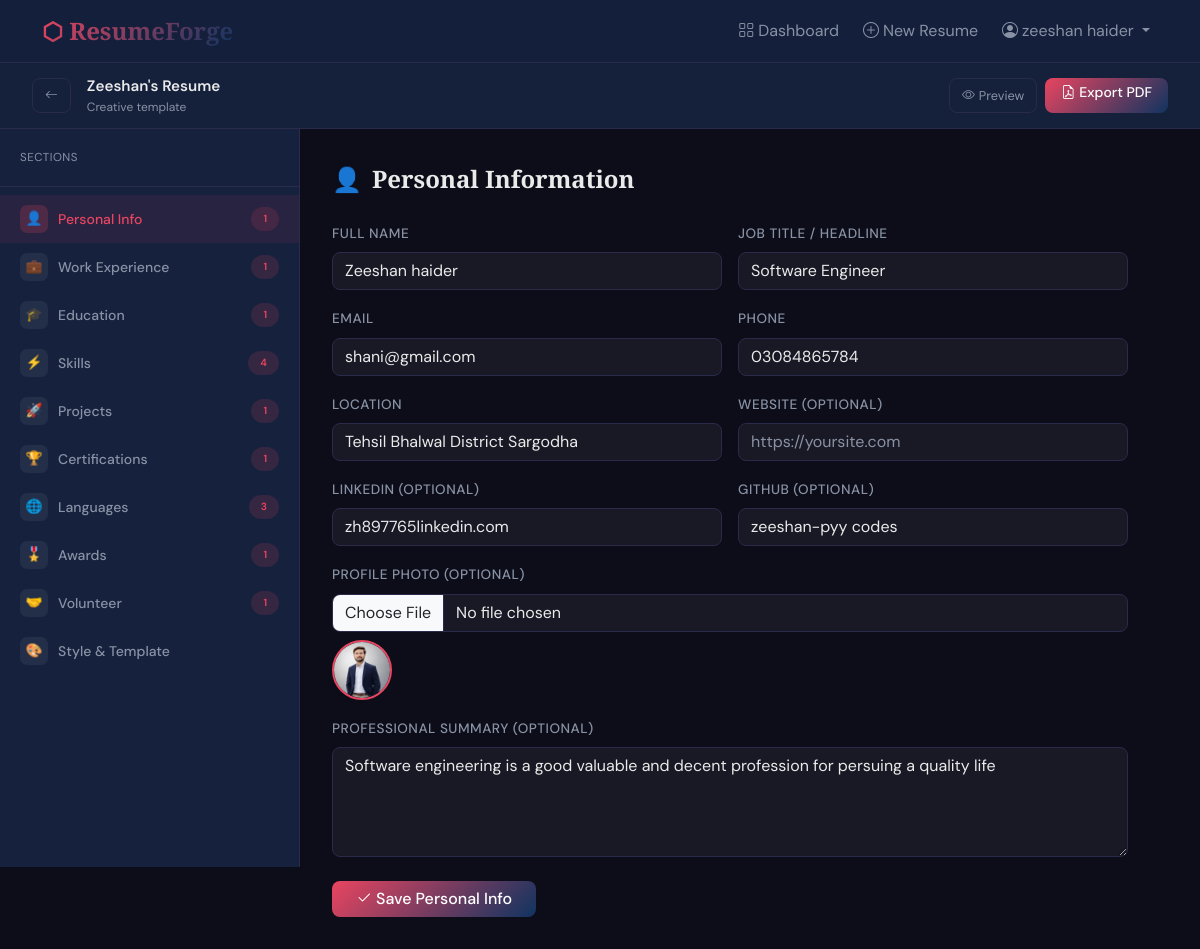
Page /resume/2/edit/ (signed in) on the committed database.
### builder/models.py (models this page shows, shortened)
class Resume(models.Model):
    user         = models.ForeignKey(User, on_delete=models.CASCADE, related_name='resumes')
    title        = models.CharField(max_length=200, default='My Resume')
    template     = models.CharField(max_length=50, choices=TEMPLATE_CHOICES, default='modern')
    accent_color = models.CharField(max_length=20, choices=COLOR_CHOICES, default='#2c3e50')
    created_at   = models.DateTimeField(auto_now_add=True)
    updated_at   = models.DateTimeField(auto_now=True)
    full_name  = models.CharField(max_length=200, blank=True)
    job_title  = models.CharField(max_length=200, blank=True)
    email      = models.EmailField(blank=True)
    phone      = models.CharField(max_length=30, blank=True)
    location   = models.CharField(max_length=200, blank=True)
    website    = models.URLField(blank=True)
    linkedin   = models.CharField(max_length=200, blank=True)
    github     = models.CharField(max_length=200, blank=True)
    summary    = models.TextField(blank=True)
    photo      = models.ImageField(upload_to='profile_photos/', blank=True, null=True)
    class Meta:
        ordering = ['-updated_at']

### builder/views.py (the view)
# urls.py: path('resume/<int:pk>/edit/',         views.resume_edit,          name='resume_edit'),
@login_required
def resume_edit(request, pk):
    resume = get_object_or_404(Resume, pk=pk, user=request.user)
    sidebar_sections = [
        {'id':'personal',      'icon':'👤','label':'Personal Info',    'count': 1 if resume.full_name else 0},
        {'id':'work',          'icon':'💼','label':'Work Experience',  'count': resume.work_experiences.count()},
        {'id':'education',     'icon':'🎓','label':'Education',        'count': resume.educations.count()},
        {'id':'skill',         'icon':'⚡','label':'Skills',           'count': resume.skills.count()},
        {'id':'project',       'icon':'🚀','label':'Projects',         'count': resume.projects.count()},
        {'id':'certification', 'icon':'🏆','label':'Certifications',   'count': resume.certifications.count()},
        {'id':'language',      'icon':'🌐','label':'Languages',        'count': resume.languages.count()},
        {'id':'award',         'icon':'🎖️','label':'Awards',           'count': resume.awards.count()},
        {'id':'volunteer',     'icon':'🤝','label':'Volunteer',        'count': resume.volunteer_works.count()},
        {'id':'style',         'icon':'🎨','label':'Style & Template', 'count': ''},
    ]
    context = {
        'resume':            resume,
        'sidebar_sections':  sidebar_sections,
        'personal_form':     PersonalInfoForm(instance=resume),
        'meta_form':         ResumeMetaForm(instance=resume),
        'work_experiences':  resume.work_experiences.all(),
        'educations':        resume.educations.all(),
        'skills':            resume.skills.all(),
        'projects':          resume.projects.all(),
        'certifications':    resume.certifications.all(),
        'languages':         resume.languages.all(),
        'awards':            resume.awards.all(),
        'volunteer_works':   resume.volunteer_works.all(),
        'work_form':         WorkExperienceForm(),
        'education_form':    EducationForm(),
        'skill_form':        SkillForm(),
        'project_form':      ProjectForm(),
        'certification_form':CertificationForm(),
        'language_form':     LanguageForm(),
        'award_form':        AwardForm(),
        'volunteer_form':    VolunteerForm(),
    }
    return render(request, 'builder/resume_edit.html', context)

### builder/forms.py
class ResumeMetaForm(forms.ModelForm):
    class Meta:
        model  = Resume
        fields = ['title','template','accent_color']
        widgets = {
            'title':        forms.TextInput(attrs={'class':'form-control','placeholder':'e.g. Software Engineer Resume'}),
            'template':     forms.Select(attrs={'class':'form-select'}),
            'accent_color': forms.Select(attrs={'class':'form-select'}),
        }

### builder/templates/builder/resume_edit.html (shortened to what this page needs)
{% extends 'builder/base.html' %}
{% block content %}
<div class="editor-topbar">
  <div class="d-flex align-items-center gap-3">
    <a href="{% url 'dashboard' %}" class="btn-icon"><i class="bi bi-arrow-left"></i></a>
    <div>
      <div style="font-weight:600;font-size:.95rem">{{ resume.title }}</div>
      <div style="font-size:.75rem;color:var(--muted)">{{ resume.get_template_display }} template</div>
    </div>
  </div>
  <div class="d-flex gap-2">
    <a href="{% url 'resume_preview' resume.pk %}" target="_blank" class="btn-icon"><i class="bi bi-eye"></i> Preview</a>
    <a href="{% url 'resume_pdf' resume.pk %}" class="btn btn-accent btn-sm px-3"><i class="bi bi-file-earmark-pdf me-1"></i>Export PDF</a>
  </div>
</div>
<div class="editor-layout">
  <aside class="editor-sidebar">
    <div class="sidebar-hdr">Sections</div>
    <nav class="py-2">
      {% for s in sidebar_sections %}
      <button class="snav {% if forloop.first %}active{% endif %}" onclick="showSection('{{ s.id }}', this)">
        <span class="ico">{{ s.icon }}</span>
        <span>{{ s.label }}</span>
        {% if s.count != '' %}
        <span class="ms-auto badge-section" style="font-size:.65rem">{{ s.count }}</span>
        {% endif %}
      </button>
      {% endfor %}
    </nav>
  </aside>
  <main class="editor-main">
    <div class="editor-section active" id="section-personal">
      <div class="sec-title"><span style="color:var(--accent)">👤</span> Personal Information</div>
      <form id="personal-form" method="post" action="{% url 'resume_save_personal' resume.pk %}" enctype="multipart/form-data">
        <div class="row g-3">
          <div class="col-md-6"><label class="form-label">Full Name</label>{{ personal_form.full_name }}</div>
          <div class="col-md-6"><label class="form-label">Job Title / Headline</label>{{ personal_form.job_title }}</div>
          <div class="col-md-6"><label class="form-label">Email</label>{{ personal_form.email }}</div>
          <div class="col-md-6"><label class="form-label">Phone</label>{{ personal_form.phone }}</div>
          <div class="col-md-6"><label class="form-label">Location</label>{{ personal_form.location }}</div>
          <div class="col-md-6"><label class="form-label">Website <span style="color:var(--muted)">(optional)</span></label>{{ personal_form.website }}</div>
          <div class="col-md-6"><label class="form-label">LinkedIn <span style="color:var(--muted)">(optional)</span></label>{{ personal_form.linkedin }}</div>
          <div class="col-md-6"><label class="form-label">GitHub <span style="color:var(--muted)">(optional)</span></label>{{ personal_form.github }}</div>
          <div class="col-12">
            <label class="form-label">Profile Photo <span style="color:var(--muted)">(optional)</span></label>
            {{ personal_form.photo }}
            {% if resume.photo %}<div class="mt-2"><img src="{{ resume.photo.url }}" style="width:60px;height:60px;border-radius:50%;object-fit:cover;border:2px solid var(--accent)"></div>{% endif %}
          </div>
          <div class="col-12"><label class="form-label">Professional Summary <span style="color:var(--muted)">(optional)</span></label>{{ personal_form.summary }}</div>
        </div>
        <div class="mt-4">
          <button type="button" onclick="savePersonal()" class="btn btn-accent px-4">
            <i class="bi bi-check2 me-1"></i>Save Personal Info
          </button>
        </div>
      </form>
    </div>
  </main>
</div>
{% endblock %}

### builder/templates/builder/base.html (shortened to what this page needs)
<!DOCTYPE html>
<html lang="en">
<head>
  <link href="https://cdn.jsdelivr.net/npm/bootstrap@5.3.2/dist/css/bootstrap.min.css" rel="stylesheet">
  <link href="https://cdn.jsdelivr.net/npm/bootstrap-icons@1.11.3/font/bootstrap-icons.css" rel="stylesheet">
</head>
<body>
{% if not hide_navbar %}
<nav class="navbar navbar-expand-lg sticky-top">
  <div class="container">
    <a class="navbar-brand" href="{% url 'landing' %}">
      <span class="navbar-brand-text">⬡ ResumeForge</span>
    </a>
    <div class="collapse navbar-collapse" id="navMenu">
      <ul class="navbar-nav ms-auto align-items-center gap-2">
        {% if user.is_authenticated %}
          <li class="nav-item"><a class="nav-link" href="{% url 'dashboard' %}"><i class="bi bi-grid me-1"></i>Dashboard</a></li>
          <li class="nav-item"><a class="nav-link" href="{% url 'resume_create' %}"><i class="bi bi-plus-circle me-1"></i>New Resume</a></li>
          <li class="nav-item dropdown">
            <a class="nav-link dropdown-toggle" href="#" data-bs-toggle="dropdown">
              <i class="bi bi-person-circle me-1"></i>{{ user.get_full_name|default:user.username }}
            </a>
          </li>
        {% else %}
          <li class="nav-item"><a class="nav-link" href="{% url 'login' %}">Login</a></li>
          <li class="nav-item"><a class="btn btn-accent px-3 py-2" href="{% url 'register' %}">Get Started</a></li>
        {% endif %}
      </ul>
    </div>
  </div>
</nav>
{% endif %}
{% block content %}{% endblock %}
</body>
</html>

### rows in the picture
Resume: title "Zeeshan's Resume", template "Creative", full_name "Zeeshan haider", job_title "Software Engineer", email "shani@gmail.com", phone "03084865784", location "Tehsil Bhalwal District Sargodha", linkedin "zh897765linkedin.com", github "zeeshan-pyy codes", photo (picture), summary "Software engineering is a good valuable and decent profession for persuing a quality life"

### other values in the picture
{{ user.get_full_name|default:user.username }} "zeeshan haider"
{{ s.icon }} "👤" "💼" "🎓" "⚡" "🚀" "🏆" "🌐" "🎖️" "🤝" "🎨"
{{ s.label }} "Personal Info" "Work Experience" "Education" "Skills" "Projects" "Certifications" "Languages" "Awards" "Volunteer" "Style & Template"
{{ s.count }} "1" "1" "1" "4" "1" "1" "3" "1" "1"
